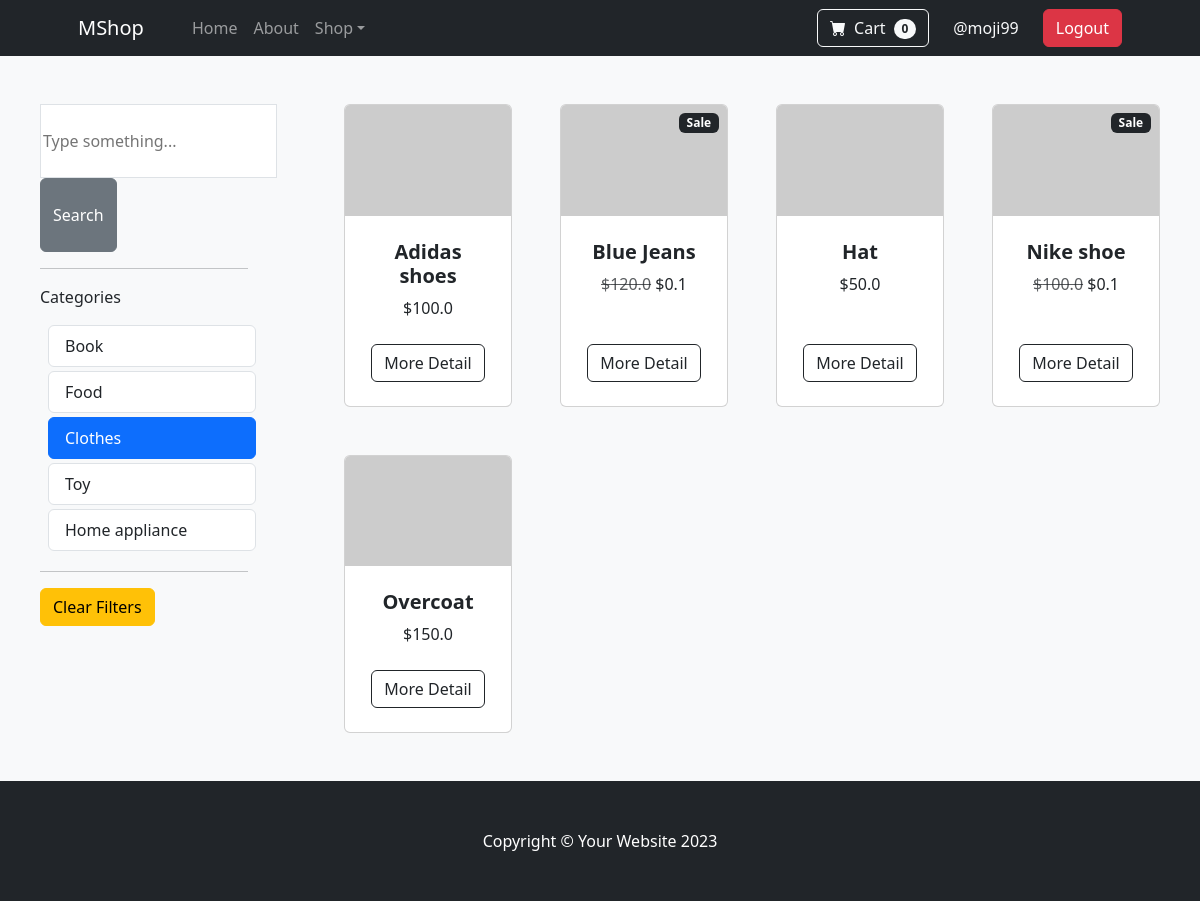
Screenshot of /browse/?query=&category=3 (signed in) with the database file from the repository.
### items/models.py (models this page shows, shortened)
class Category(models.Model):
    name = models.CharField(max_length=30)
    class Meta:
        verbose_name_plural = "Categories"
    def __str__(self) -> str:
        return self.name

class Item(models.Model):
    title = models.CharField(max_length=60)
    description = models.TextField()
    price = models.FloatField()
    image = models.ImageField(upload_to="item_images", blank=True, null=True)
    is_sold = models.BooleanField(default=False)
    is_on_sale = models.BooleanField(default=False)
    discount = models.FloatField(default=0.0)
    created_at = models.DateTimeField(auto_now_add=True)
    category = models.ForeignKey(
        Category, on_delete=models.CASCADE, related_name="items"
    )
    buyers = models.ManyToManyField(
        User, through="Purchase", related_name="purchased_items"
    )
    class Meta:
        ordering = ("title",)

### items/views.py (the view)
# urls.py: path("browse/", views.browse, name="browse"),
def browse(request):
    query = request.GET.get("query", "")
    category_id = request.GET.get("category", 0)
    categories = Category.objects.all()
    items = Item.objects.filter(is_sold=False)
    if category_id:
        items = items.filter(category_id=category_id)
    if query:
        items = items.filter(
            Q(title__icontains=query) | Q(description__icontains=query)
        )
    return render(
        request,
        "items/browse.html",
        {
            "items": items,
            "query": query,
            "categories": categories,
            "category_id": int(category_id),
        },
    )

### items/templates/items/browse.html
{% extends "items/base.html" %}
{% block content %}
<div class="pb-6 px-3 row gx-4 gx-lg-5 bg-light">
    <div class="col-3 container px-4 px-lg-5 mt-5">
        <form action="{% url "items:browse" %}" method="get">
            <input name="query" class="py-4 px-6 border" type="text" value="{{query}}" placeholder="Type something...">
            <button class="btn btn-secondary py-4 px-6">Search</button>
        </form>
        <hr class="my-6">
        <p class="font-semibold">Categories</p>
        {% for category in categories %}
        <div class="list-group">
            <a href="{% url 'items:browse' %}?query={{ query }}&category={{ category.id }}" class="list-group-item list-group-item-action mb-1 mx-2 {% if category.id == category_id %} active {% endif %}">{{ category }}</a>
        </div>
        {% endfor %}
        <hr class="my-6">
        <div>
            <a href="{% url 'items:browse' %}" class="btn btn-warning">Clear Filters</a>
        </div>
    </div>
    <div class="col container px-4 px-lg-5 mt-5">
        <div class="row gx-4 gx-lg-5 row-cols-2 row-cols-md-3 row-cols-xl-4 justify-content-left">
            {% for item in items %}
            <div class="col mb-5">
                <div class="card h-100">
                    {% if item.is_on_sale %}
                    <div class="badge bg-dark text-white position-absolute" style="top: 0.5rem; right: 0.5rem">Sale</div>
                    {% endif %}
                    {% if item.image %}
                    <img class="card-img-top img-fluid" src="{{ item.image.url }}" alt="..." />
                    {% else %}
                    <img class="card-img-top" src="https://dummyimage.com/450x300/dee2e6/6c757d.jpg" alt="..." />
                    {% endif %}
                    <div class="card-body p-4">
                        <div class="text-center">
                            <h5 class="fw-bolder">{{ item.title }}</h5>
                            {% if item.is_on_sale %}
                            <span class="text-muted text-decoration-line-through">${{ item.price }}</span>
                            ${{ item.discount }}
                            {% else %}
                            ${{ item.price }}
                            {% endif %}
                        </div>
                    </div>
                    <div class="card-footer p-4 pt-0 border-top-0 bg-transparent">
                        <div class="text-center"><a class="btn btn-outline-dark mt-auto" href="{% url "items:detail" item.id %}">More Detail</a></div>
                    </div>
                </div>
            </div>
            {% endfor %}
        </div>
    </div>
</div>
{% endblock content %}

### items/templates/items/base.html (shortened to what this page needs)
{% load static %}
<!DOCTYPE html>
<html lang="en">
    <head>
        {% block stylesheets %}
        <link href="https://cdn.jsdelivr.net/npm/bootstrap-icons@1.5.0/font/bootstrap-icons.css" rel="stylesheet" />
        <link href="https://cdn.jsdelivr.net/npm/bootstrap@5.3.2/dist/css/bootstrap.min.css" rel="stylesheet">
        {% endblock stylesheets %}
    </head>
    <body class="d-flex flex-column min-vh-100">
        {% block navigation %}
        <nav class="navbar navbar-expand-lg navbar-dark bg-dark">
            <div class="container px-4 px-lg-5">
                <a class="navbar-brand" href="{% url "items:index" %}">MShop</a>
                <div class="collapse navbar-collapse" id="navbarSupportedContent">
                    <ul class="navbar-nav me-auto mb-2 mb-lg-0 ms-lg-4">
                        <li class="nav-item"><a class="nav-link" aria-current="page" href="#!">Home</a></li>
                        <li class="nav-item"><a class="nav-link" href="#!">About</a></li>
                        <li class="nav-item dropdown">
                            <a class="nav-link dropdown-toggle" id="navbarDropdown" href="#" role="button" data-bs-toggle="dropdown" aria-expanded="false">Shop</a>
                        </li>
                    </ul>
                    {% if user.is_authenticated %}
                    <form class="d-flex">
                        <button class="btn btn-outline-light" type="submit">
                            <i class="bi-cart-fill me-1"></i>
                            Cart
                            <span class="badge bg-light text-dark ms-1 rounded-pill">0</span>
                        </button>
                    </form>
                    <div class="nav-item text-light mb-2 mb-lg-0 ms-lg-4">
                        @{{user.username}}
                    </div>
                    <div class="nav-item text-light mb-2 mb-lg-0 ms-lg-4">
                        <a class="btn btn-danger" href="{% url "logout" %}">Logout</a>
                    </div>
                    {% endif %}
                </div>
            </div>
        </nav>
        {% endblock navigation %}
        {% block content %}
        {% endblock content %}
        {% block footer %}
        <footer class="py-5 bg-dark mt-auto">
            <div class="container"><p class="m-0 text-center text-white">Copyright &copy; Your Website 2023</p></div>
        </footer>
        {% endblock footer %}
    </body>
</html>

### rows the page displays
Category: name "Book"
Category: name "Food"
Category: name "Clothes"
Category: name "Toy"
Category: name "Home appliance"
Item: title "Adidas shoes", price "100.0"
Item: is_on_sale "Sale", title "Blue Jeans", price "120.0", discount "0.1"
Item: title "Hat", price "50.0"
Item: is_on_sale "Sale", title "Nike shoe", price "100.0", discount "0.1"
Item: title "Overcoat", price "150.0"

### other values shown
{{ user.username }} "moji99"
